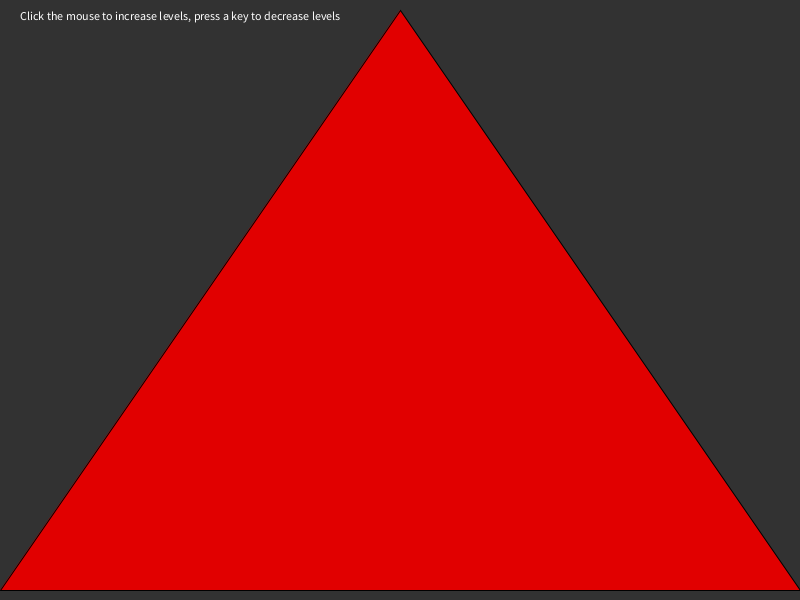
Frame 1 (no input)
Frame 60 (the mouse pressed at the canvas centre just before this capture): identical to frame 1, image omitted
Frame 120 (the mouse held since frame 60 and released just before this capture): identical to frame 1, image omitted

The Processing sketch that drew this single still picture (run headless with seeded random() and noise(); from frame 60 on, the mouse is pressed at the canvas centre):

// Processing sketch: Section2
// ── Section2.pde
int levels;
color bg,fg;

void setup() {
  size(800, 600);
  levels = 0;
}

/*Create Sierpiski's Gasket (google an image of this)
  The outer triangle are the vertices: (v1x, v1y), (v2x,v2y), (v3x, v3y)
  levels:
  0 = regular triangle
  1 = triforce (looks like 3 triangles)
  2 = each of the 3 triangles will be cut into 3 triangles.
  etc.
*/
void gasket(int level, float v1x, float v1y, float v2x, float v2y, float v3x, float v3y) {
    //YOU WRITE THIS METHOD!
    if(level < 0){
      return ;
    }else if(level == levels){
      fill(225, 0, 0);
      triangle(v1x, v1y, v2x, v2y, v3x, v3y);
      gasket(level - 1, v1x, v1y, v2x,v2y,v3x,v3y);
    }else{
      fill(25);
      triangle((v1x + v3x) / 2, (v1y + v3y) / 2, (v2x + v3x) / 2, (v2y + v3y) / 2, (v1x + v2x) / 2, (v2y + v1y) / 2);
      gasket(level - 1, v1x, v1y, (v1x + v3x) / 2, (v1y + v3y) / 2, (v1x + v2x) / 2, (v2y + v1y) / 2);
      gasket(level - 1, v2x, v2y, (v2x + v3x) / 2, (v2y + v3y) / 2, (v1x + v2x) / 2, (v2y + v1y) / 2);
      gasket(level - 1, v3x, v3y, (v1x + v3x) / 2, (v1y + v3y) / 2, (v1x + v2x) / 2, (v2y + v1y) / 2);
    }
}

void draw() { 
  background(50);  
  
  fill(255);
  text("Click the mouse to increase levels, press a key to decrease levels",20,20);

  gasket(levels,0, height-10, width, height-10, width/2, 10);

 //koch(levels,width-10, height/2,10, height/3 ); 
 //other fractal you can do! This requires a bit more math, or you can look up the coordinates.
}

void mouseClicked(){ 
 levels ++;  
}

void keyPressed(){
 levels --; 
}
